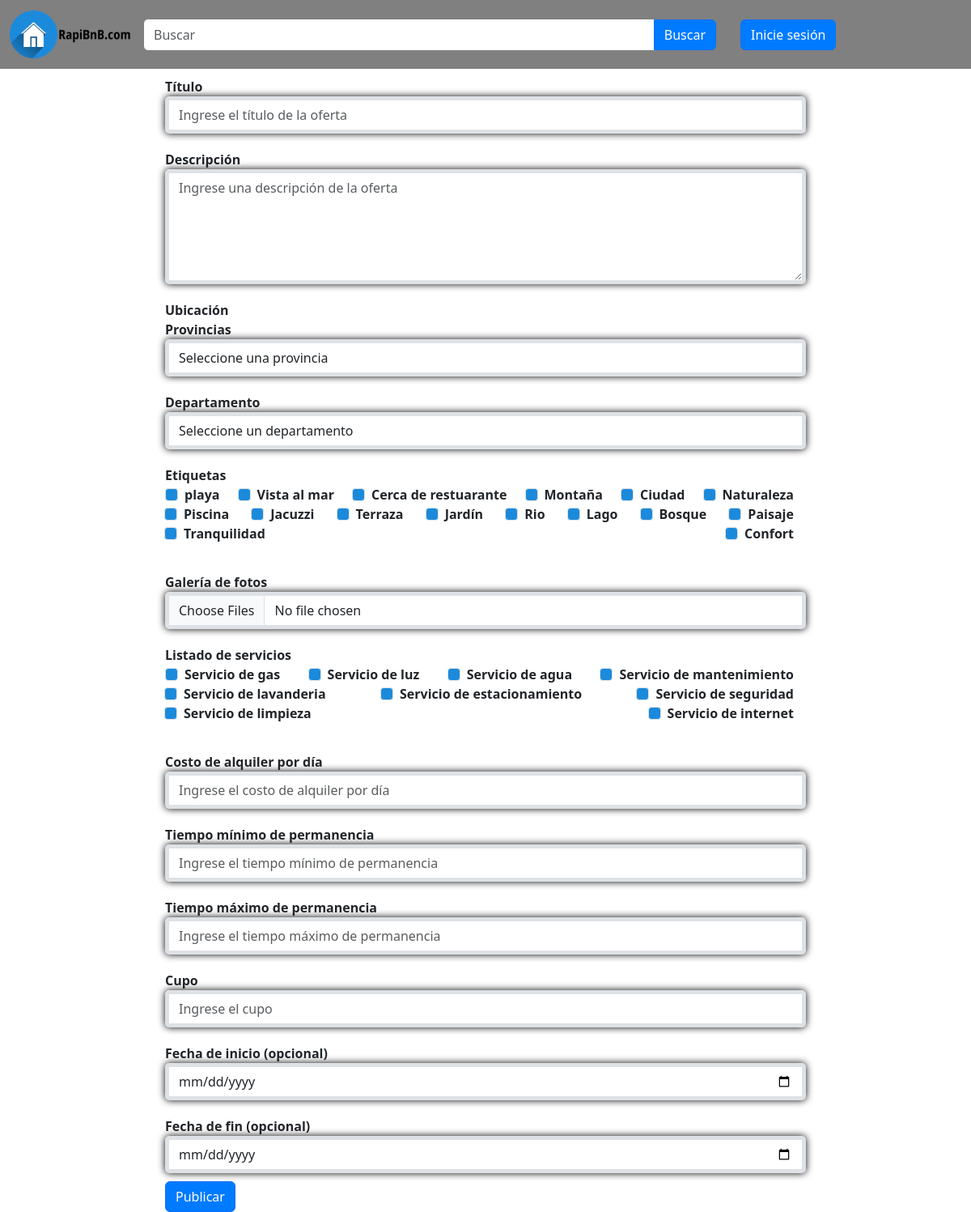
The page /ofertaAlq.php on the database its author committed.
### tables this page shows
CREATE TABLE `etiquetas` (
  `id` int(11) NOT NULL,
  `nombre` varchar(50) NOT NULL
);

CREATE TABLE `servicios` (
  `id` int(11) NOT NULL,
  `nombre` varchar(50) NOT NULL
);

### ofertaAlq.php (the view, shortened to what this page needs)
<!doctype html>
<html lang="en">
  <head>
    <link href="https://cdn.jsdelivr.net/npm/bootstrap@5.3.2/dist/css/bootstrap.min.css" rel="stylesheet">
  </head>
  <body>
  <nav class="navbar navbar-expand-md" style="background-color:gray;">
  <div class="container-fluid">
    <a href="index.PHP" class="navbar-brand"><img src="logo.png" alt="Logo de mi sitio web" width="150px" ></a>
    <div class="collapse navbar-collapse" id="navbarCollapse">
      <form action="index.php" method="post" class="d-flex" style="width:70%;">
        <div class="input-group">
          <input class="form-control navbar-input" type="text" name="busqueda" placeholder="Buscar">
          <button type="submit" class="btn btn-primary">Buscar</button>
        </div>
      </form>
      <div class="navbar-nav ml-auto">
      <?php
	  if (isset($_SESSION["usuario"])) {
		echo "<div class='btn-group' >
		<button class='btn btn-primary dropdown-toggle' type='button' data-bs-toggle='dropdown'>
		  <span class='caret'></span><svg xmlns='http://www.w3.org/2000/svg' width='16' height='16' fill='currentColor' class='bi bi-person-circle' viewBox='0 0 16 16'>
		<path d='M11 6a3 3 0 1 1-6 0 3 3 0 0 1 6 0z'/>
		<path fill-rule='evenodd' d='M0 8a8 8 0 1 1 16 0A8 8 0 0 1 0 8zm8-7a7 7 0 0 0-5.468 11.37C3.242 11.226 4.805 10 8 10s4.757 1.225 5.468 2.37A7 7 0 0 0 8 1z'/>
		</svg>
		<span><strong>" . $_SESSION['usuario']['nombre'] . "</strong></span>
		</button>
		<ul class='dropdown-menu' role='menu'>
		  <li><a href='perfil.php?id=" . $_SESSION['usuario']['id'] . "'>Perfil</a></li>
		  <li><a href='ofertaAlq.php'>Publicar alquiler</a></li>
		  <li><a href='comprobarPedidos.php'>Ver pedidos de alquileres</a></li>
		  <li><a href='logout.php'>Cerrar sesión</a></li>
		</ul></div>";
		echo "<button type='button' class='btn btn-primary d-none'>Inicie sesión</button>";
	  } else {
		echo "<div class='btn-group' style='margin: 5px 0 5px 30px;'>";
		echo "<button type='button' id='iniB' class='btn btn-primary' onclick='iniciarSesion()'>Inicie sesión</button>";
		echo "</div>";
	  }
	?>
      </div>
    </div>
  </div>
</nav>
	<div class="row">
	<div class="col-md-8 container-fluid">
  <form action="ofertaAlqLogica.php" method="POST" enctype="multipart/form-data">
    <div class="form-group">
      <label for="titulo">Título</label>
      <input type="text" class="form-control" id="titulo" name="titulo" placeholder="Ingrese el título de la oferta" required>
    </div>
    <div class="form-group">
      <label for="descripcion">Descripción</label>
      <textarea class="form-control" id="descripcion" name="descripcion" rows="5" placeholder="Ingrese una descripción de la oferta"></textarea>
    </div>
    <div class="form-group">
  <div class="col-xs-12">
    <label>Ubicación</label></div>
  <div class="col-md-12">
    <label for="prov">Provincias</label>
    <select class="form-control" id="provincia" name="provincia" required>
		  <option value="" selected>Seleccione una provincia</option>
</select>
  </div>
</div>
<div class="form-group row">
  <div class="col-md-12">
    <label for="dept">Departamento</label>
    <select class="form-control" id="dept" name="dept" required>
	<option value="" selected>Seleccione un departamento</option>
    </select>
  </div>
</div>
    <div class="form-group">
      <label for="etiquetas">Etiquetas</label>
      <div class="input-group mb-3 flexbox-container">
		<?php
    $conexion = mysqli_connect("localhost", "root", "", "trabajo integrador");
    $query = "SELECT * FROM etiquetas";
    $result = mysqli_query($conexion, $query);
    while ($row = mysqli_fetch_assoc($result)) {
      $idEtiquetas = $row['id'];
      $nombreEtiquetas = $row['nombre'];
      echo '<div class="form-check">';
      echo '<input class="form-check-input" type="checkbox" name="etiquetas[]" id="etiquetas' . $idEtiquetas . '" value="' . $idEtiquetas . '" style="background-color:#1c8adb">';
      echo '<label class="form-check-label" for="etiquetas' . $idEtiquetas . '">' . $nombreEtiquetas . '</label>';
      echo '</div>';
    }
    ?>
	  </div>
	</div>
    <div class="form-group">
      <label for="fotos">Galería de fotos</label>
      <input type="file" class="form-control" id="fotos" name="fotos[]" multiple required>
    </div>
    <div class="form-group">
  <label for="servicios">Listado de servicios</label>
  <div class="input-group mb-3 flexbox-container">
    <?php
    $conexion = mysqli_connect("localhost", "root", "", "trabajo integrador");
    $query = "SELECT * FROM servicios";
    $result = mysqli_query($conexion, $query);
    while ($row = mysqli_fetch_assoc($result)) {
      $idServicio = $row['id'];
      $nombreServicio = $row['nombre'];
      echo '<div class="form-check">';
      echo '<input class="form-check-input" type="checkbox" name="servicios[]" id="servicio' . $idServicio . '" value="' . $idServicio . '" style="background-color:#1c8adb">';
      echo '<label class="form-check-label" for="servicio' . $idServicio . '">' . $nombreServicio . '</label>';
      echo '</div>';
    }
    ?>
  </div>
</div>
    <div class="form-group">
      <label for="costo">Costo de alquiler por día</label>
      <input type="number" step="0.01" class="form-control" id="costo" name="costo" placeholder="Ingrese el costo de alquiler por día" required>
    </div>
    <div class="form-group">
      <label for="tiempoMinimo">Tiempo mínimo de permanencia</label>
      <input type="number" class="form-control" id="tiempoMinimo" name="tiempoMinimo" placeholder="Ingrese el tiempo mínimo de permanencia" required>
    </div>
    <div class="form-group">
      <label for="tiempoMaximo">Tiempo máximo de permanencia</label>
      <input type="number" class="form-control" id="tiempoMaximo" name="tiempoMaximo" placeholder="Ingrese el tiempo máximo de permanencia" required>
	</div>
	<div class="form-group">
      <label for="cupo">Cupo</label>
      <input type="number" class="form-control" id="cupo" name="cupo" placeholder="Ingrese el cupo" required>
	</div>
	<div class="form-group">
    <label for="fechaInicio">Fecha de inicio (opcional)</label>
    <input type="date" class="form-control" id="fechaInicio" name="fechaInicio" placeholder="Seleccione la fecha de inicio (opcional)">
	</div>
	<div class="form-group">
    <label for="fechaFin">Fecha de fin (opcional)</label>
    <input type="date" class="form-control" id="fechaFin" name="fechaFin" placeholder="Seleccione la fecha de fin (opcional)">
	</div>
	<div><Button type="submit" class="btn btn-primary" >Publicar</button></div>
	</form>
	</div>
	</div>
  </body>
</html>

### ofertaAlq.php (style rules this page uses)
.btn-primary { background-color: #007bff; color: white; }
.flexbox-container { display: flex; justify-content: space-between; }
.form-check { margin: 0px 15px 0px 0px; }
.form-control { border-width: 5px; border-style: solid; border-radius: 5px; box-shadow: 0 0 10px 0 black; }
.form-group { padding-top: 10px; padding-bottom: 10px; }
label { font-weight: bold; }
.navbar-input { border-width: 0px; border-style: solid; border-radius: 5px; box-shadow: 0 0 0px 0 black; }

### rows shown on the page
etiquetas: nombre "playa"
etiquetas: nombre "Vista al mar"
etiquetas: nombre "Cerca de restuarante"
etiquetas: nombre "Montaña"
etiquetas: nombre "Ciudad"
etiquetas: nombre "Naturaleza"
etiquetas: nombre "Piscina"
etiquetas: nombre "Jacuzzi"
etiquetas: nombre "Terraza"
etiquetas: nombre "Jardín"
etiquetas: nombre "Rio"
etiquetas: nombre "Lago"
etiquetas: nombre "Bosque"
etiquetas: nombre "Paisaje"
etiquetas: nombre "Tranquilidad"
etiquetas: nombre "Confort"
servicios: nombre "Servicio de gas"
servicios: nombre "Servicio de luz"
servicios: nombre "Servicio de agua"
servicios: nombre "Servicio de mantenimiento"
servicios: nombre "Servicio de lavanderia"
servicios: nombre "Servicio de estacionamiento"
servicios: nombre "Servicio de seguridad"
servicios: nombre "Servicio de limpieza"
servicios: nombre "Servicio de internet"
